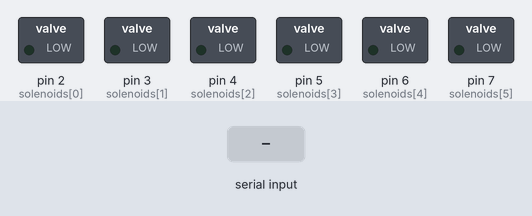
A sketch run on a simulated Arduino Uno, built with avr-gcc and run on an emulated ATmega328P. Shown: switched loads named in the sketch (green lamp = pin HIGH). Inputs (shaded band) come from the test bench.

Above: at 1.2 s.
1.3 s: "90,45\n" received over Serial
At 1.7 s:
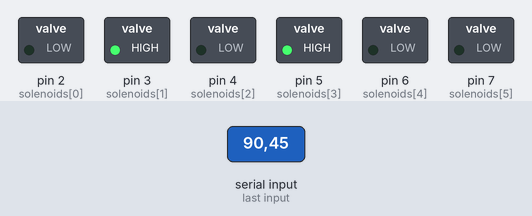
4.3 s: "." received over Serial
At 4.7 s:
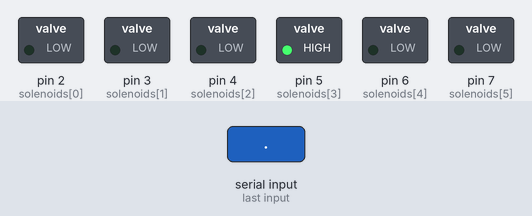
6.3 s: "-" received over Serial
At 6.7 s:
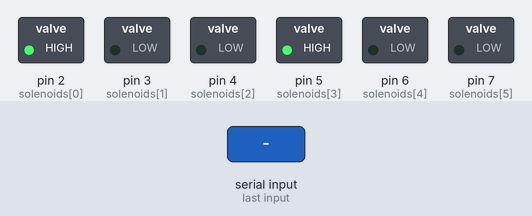
8.3 s: "!" received over Serial
At 8.7 s:
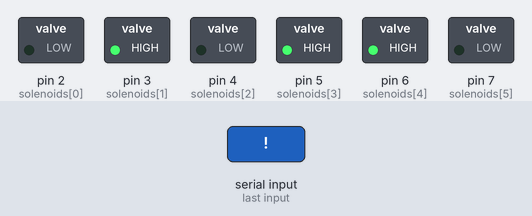
10.3 s: "30,150\n" received over Serial
At 11.2 s:
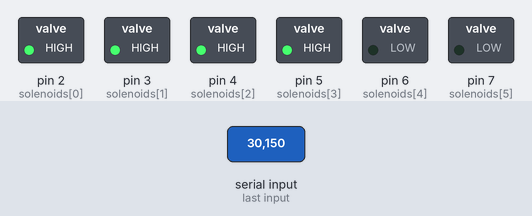
13.3 s: "200\n" received over Serial
Timing chart, 0 to 16.8 s (numbered marks = the images above; inputs shaded):
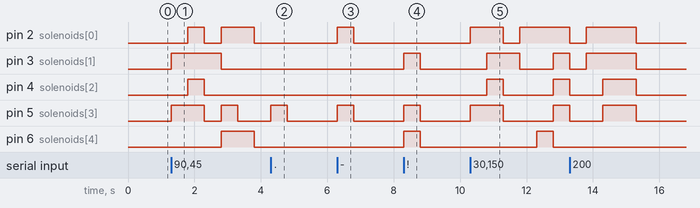

The sketch:

output.ino
```cpp
const int solenoids[6] = {2, 3, 4, 5, 6, 7};  // Pins for the solenoids

void setup() {
  Serial.begin(9600);  // Start serial communication
  for (int i = 0; i < 6; i++) {
    pinMode(solenoids[i], OUTPUT);
  }
}

void loop() {
  if (Serial.available()) {
    char incomingChar = Serial.read();  // Read a character from the serial port

    // Convert the character to a braille pattern
    byte braillePattern = charToBraille(incomingChar);

    // Activate solenoids based on the braille pattern
    for (int i = 0; i < 6; i++) {
      digitalWrite(solenoids[i], (braillePattern & (1 << i)) ? HIGH : LOW);
    }

    delay(500);  // Keep the pattern for 500ms

    // Reset all solenoids
    for (int i = 0; i < 6; i++) {
      digitalWrite(solenoids[i], LOW);
    }
  }
}

// Function to map characters to braille patterns
byte charToBraille(char c) {
  if (c >= 'a' && c <= 'z') {
    // Lowercase letters
    static const byte letterPatterns[] = {
      B000001, B000011, B001001, B011001, B010001, B001011,  // a-f
      B011011, B010011, B001010, B011010, B000101, B000111,  // g-l
      B001101, B011101, B010101, B001111, B011111, B010111,  // m-r
      B001110, B011110, B100101, B100111, B011010, B101101,  // s-x
      B111101, B110101                                       // y-z
    };
    return letterPatterns[c - 'a'];
  } else if (c >= '0' && c <= '9') {
    // Numbers (using number sign)
    static const byte numberPatterns[] = {
      B001111, B000001, B000011, B001001, B011001,  // 0-4
      B010001, B001011, B011011, B010011, B001010   // 5-9
    };
    return numberPatterns[c - '0'];
  } else {
    // Punctuation and special characters
    switch (c) {
      case ' ': return B000000;  // Space
      case '.': return B001000;  // Period
      case ',': return B000010;  // Comma
      case '-': return B001001;  // Hyphen
      case '!': return B011010;  // Exclamation mark
      case '?': return B011001;  // Question mark
      default: return B000000;   // Unknown character (blank cell)
    }
  }
}
```

Measured:
- after the input at 1.3 s, pin 2 (solenoids[0]): LOW → HIGH after 0.50 s, → LOW 0.50 s later, → HIGH 0.50 s later, → LOW 1.0 s later; pin 3 (solenoids[1]): LOW → HIGH at once, → LOW 1.5 s later
- after the input at 4.3 s, pin 5 (solenoids[3]): LOW → HIGH at once, → LOW 0.50 s later
- after the input at 6.3 s, pin 2 (solenoids[0]), pin 5 (solenoids[3]): LOW → HIGH at once, → LOW 0.50 s later
- after the input at 8.3 s, pin 3 (solenoids[1]), pin 5 (solenoids[3]), pin 6 (solenoids[4]): LOW → HIGH at once, → LOW 0.50 s later
- after the input at 10.3 s, pin 2 (solenoids[0]): LOW → HIGH at once, → LOW 1.0 s later, → HIGH 0.50 s later; pin 3 (solenoids[1]): LOW → HIGH after 0.50 s, → LOW 1.0 s later, → HIGH 1.0 s later
